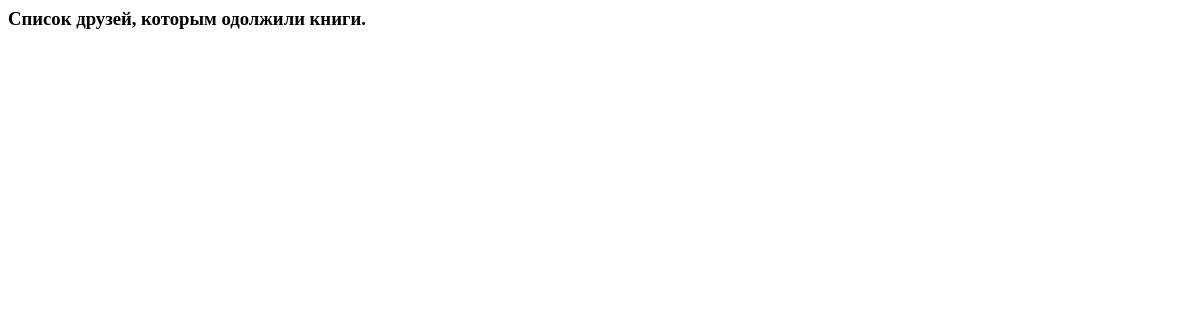
The app's page /friends/, older data.
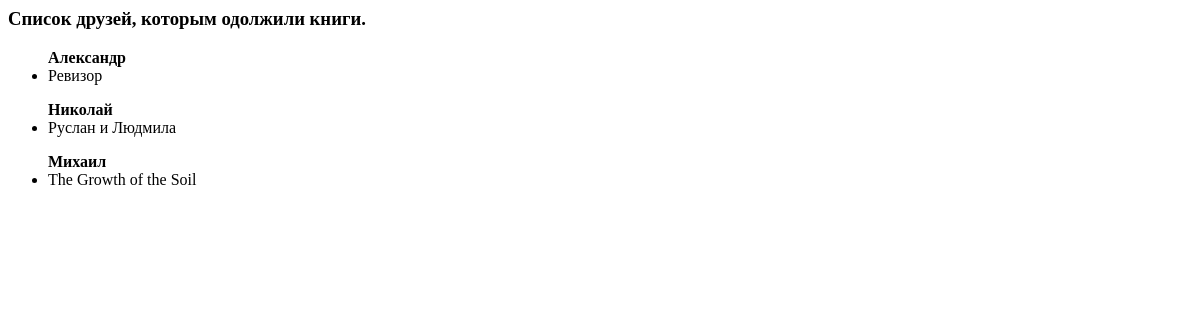
The same page, newer data.
### p_library/models.py (models this page shows, shortened)
class Friend(models.Model):
    name = models.TextField()

class Book(models.Model):
    ISBN = models.CharField(max_length=13)
    title = models.TextField()
    description = models.TextField()
    year_release = models.SmallIntegerField()
    author = models.ForeignKey(Author, on_delete=models.CASCADE)
    redaction = models.ForeignKey(Redaction, on_delete=models.CASCADE)
    friend = models.ForeignKey(Friend, on_delete=models.CASCADE, blank = True, null = True)
    price = models.DecimalField(max_digits=10, decimal_places=2)
    copy_count = models.SmallIntegerField(default = 1)
    image = models.ImageField(upload_to='book_images/', blank=True)
    def __str__(self):
        return "{self.title} ".format(self = self)

### p_library/views.py (the view)
# urls.py: path('friends/', views.friends),
def friends(request):
    template = loader.get_template('friends.html')
    friends = Friend.objects.all()
    books = Book.objects.all()
    friends_data = {
        "friends": friends,
        "books": books,
    }
    return HttpResponse(template.render(friends_data, request))

### p_library/templates/friends.html
<h3 style='margin-bottom = 10px'>Список друзей, которым одолжили книги.</h3>
{% for friend in friends %}
    <ul class="list-group"><b>{{friend.name}}</b>
        {% for book in books %}
            {%if book.friend == friend%}
                <li class="list-group-item">{{book}}</li>
            {% endif %}
        {% endfor %}
    </ul>
{% endfor %}

Row changes from the older to the newer data that the page shows:
added Friend: name "Александр"
now on this page (row edited): Book: title "Ревизор", shown under "Александр"
added Friend: name "Николай"
now on this page (row edited): Book: title "Руслан и Людмила", shown under "Николай"
added Friend: name "Михаил"
now on this page (row edited): Book: title "The Growth of the Soil", shown under "Михаил"
